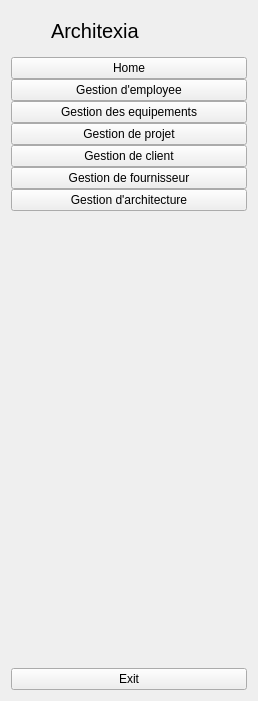
   <widget class="QWidget" name="full_menu_widget" native="true">
    <property name="geometry">
     <rect>
      <x>0</x>
      <y>20</y>
      <width>181</width>
      <height>701</height>
     </rect>
    </property>
    <property name="styleSheet">
     <string notr="true"/>
    </property>
    <layout class="QVBoxLayout" name="verticalLayout_5">
     <item>
      <layout class="QHBoxLayout" name="horizontalLayout_3">
       <property name="spacing">
        <number>0</number>
       </property>
       <item>
        <widget class="QLabel" name="logo_label_4">
         <property name="minimumSize">
          <size>
           <width>40</width>
           <height>40</height>
          </size>
         </property>
         <property name="maximumSize">
          <size>
           <width>40</width>
           <height>40</height>
          </size>
         </property>
         <property name="text">
          <string/>
         </property>
         <property name="pixmap">
          <pixmap>:/icon/icon/Logo.png</pixmap>
         </property>
         <property name="scaledContents">
          <bool>true</bool>
         </property>
        </widget>
       </item>
       <item>
        <widget class="QLabel" name="logo_label_5">
         <property name="font">
          <font>
           <pointsize>15</pointsize>
          </font>
         </property>
         <property name="text">
          <string>Architexia</string>
         </property>
        </widget>
       </item>
      </layout>
     </item>
     <item>
      <layout class="QVBoxLayout" name="verticalLayout_3">
       <property name="spacing">
        <number>0</number>
       </property>
       <item>
        <widget class="QPushButton" name="home_btn_4">
         <property name="text">
          <string>Home</string>
         </property>
         <property name="icon">
          <iconset>
           <normaloff>:/icon/icon/home-4-32.ico</normaloff>
           <normalon>:/icon/icon/home-4-48.ico</normalon>:/icon/icon/home-4-32.ico</iconset>
         </property>
         <property name="iconSize">
          <size>
           <width>14</width>
           <height>14</height>
          </size>
         </property>
         <property name="checkable">
          <bool>true</bool>
         </property>
         <property name="autoExclusive">
          <bool>true</bool>
         </property>
        </widget>
       </item>
       <item>
        <widget class="QPushButton" name="dashborad_btn_3">
         <property name="text">
          <string>Gestion d'employee</string>
         </property>
         <property name="icon">
          <iconset>
           <normaloff>:/icon/icon/dashboard-5-32.ico</normaloff>
           <normalon>:/icon/icon/dashboard-5-48.ico</normalon>:/icon/icon/dashboard-5-32.ico</iconset>
         </property>
         <property name="iconSize">
          <size>
           <width>14</width>
           <height>14</height>
          </size>
         </property>
         <property name="checkable">
          <bool>true</bool>
         </property>
         <property name="autoExclusive">
          <bool>true</bool>
         </property>
        </widget>
       </item>
       <item>
        <widget class="QPushButton" name="orders_btn_3">
         <property name="text">
          <string>Gestion des equipements</string>
         </property>
         <property name="icon">
          <iconset>
           <normaloff>:/icon/icon/activity-feed-32.ico</normaloff>
           <normalon>:/icon/icon/activity-feed-48.ico</normalon>:/icon/icon/activity-feed-32.ico</iconset>
         </property>
         <property name="iconSize">
          <size>
           <width>14</width>
           <height>14</height>
          </size>
         </property>
         <property name="checkable">
          <bool>true</bool>
         </property>
         <property name="autoExclusive">
          <bool>true</bool>
         </property>
        </widget>
       </item>
       <item>
        <widget class="QPushButton" name="products_btn_3">
         <property name="text">
          <string>Gestion de projet</string>
         </property>
         <property name="icon">
          <iconset>
           <normaloff>:/icon/icon/product-32.ico</normaloff>
           <normalon>:/icon/icon/product-48.ico</normalon>:/icon/icon/product-32.ico</iconset>
         </property>
         <property name="iconSize">
          <size>
           <width>14</width>
           <height>14</height>
          </size>
         </property>
         <property name="checkable">
          <bool>true</bool>
         </property>
         <property name="autoExclusive">
          <bool>true</bool>
         </property>
        </widget>
       </item>
       <item>
        <widget class="QPushButton" name="customers_btn_4">
         <property name="text">
          <string>Gestion de client</string>
         </property>
         <property name="icon">
          <iconset>
           <normaloff>:/icon/icon/group-32.ico</normaloff>
           <normalon>:/icon/icon/group-48.ico</normalon>:/icon/icon/group-32.ico</iconset>
         </property>
         <property name="iconSize">
          <size>
           <width>14</width>
           <height>14</height>
          </size>
         </property>
         <property name="checkable">
          <bool>true</bool>
         </property>
         <property name="autoExclusive">
          <bool>true</bool>
         </property>
        </widget>
       </item>
       <item>
        <widget class="QPushButton" name="customers_btn_5">
         <property name="text">
          <string>Gestion de fournisseur</string>
         </property>
         <property name="icon">
          <iconset>
           <normaloff>:/icon/icon/group-32.ico</normaloff>
           <normalon>:/icon/icon/group-48.ico</normalon>:/icon/icon/group-32.ico</iconset>
         </property>
         <property name="iconSize">
          <size>
           <width>14</width>
           <height>14</height>
          </size>
         </property>
         <property name="checkable">
          <bool>true</bool>
         </property>
         <property name="autoExclusive">
          <bool>true</bool>
         </property>
        </widget>
       </item>
       <item>
        <widget class="QPushButton" name="home_btn_5">
         <property name="text">
          <string>Gestion d'architecture</string>
         </property>
         <property name="icon">
          <iconset>
           <normaloff>:/icon/icon/home-4-32.ico</normaloff>
           <normalon>:/icon/icon/home-4-48.ico</normalon>:/icon/icon/home-4-32.ico</iconset>
         </property>
         <property name="iconSize">
          <size>
           <width>14</width>
           <height>14</height>
          </size>
         </property>
         <property name="checkable">
          <bool>true</bool>
         </property>
         <property name="autoExclusive">
          <bool>true</bool>
         </property>
        </widget>
       </item>
       <item>
        <spacer name="horizontalSpacer_2">
         <property name="orientation">
          <enum>Qt::Orientation::Vertical</enum>
         </property>
         <property name="sizeHint" stdset="0">
          <size>
           <width>236</width>
           <height>20</height>
          </size>
         </property>
        </spacer>
       </item>
      </layout>
     </item>
     <item>
      <widget class="QPushButton" name="exit_btn_3">
       <property name="text">
        <string>Exit</string>
       </property>
       <property name="icon">
        <iconset>
         <normaloff>:/icon/icon/close-window-64.ico</normaloff>:/icon/icon/close-window-64.ico</iconset>
       </property>
       <property name="iconSize">
        <size>
         <width>14</width>
         <height>14</height>
        </size>
       </property>
      </widget>
     </item>
    </layout>
   </widget>
